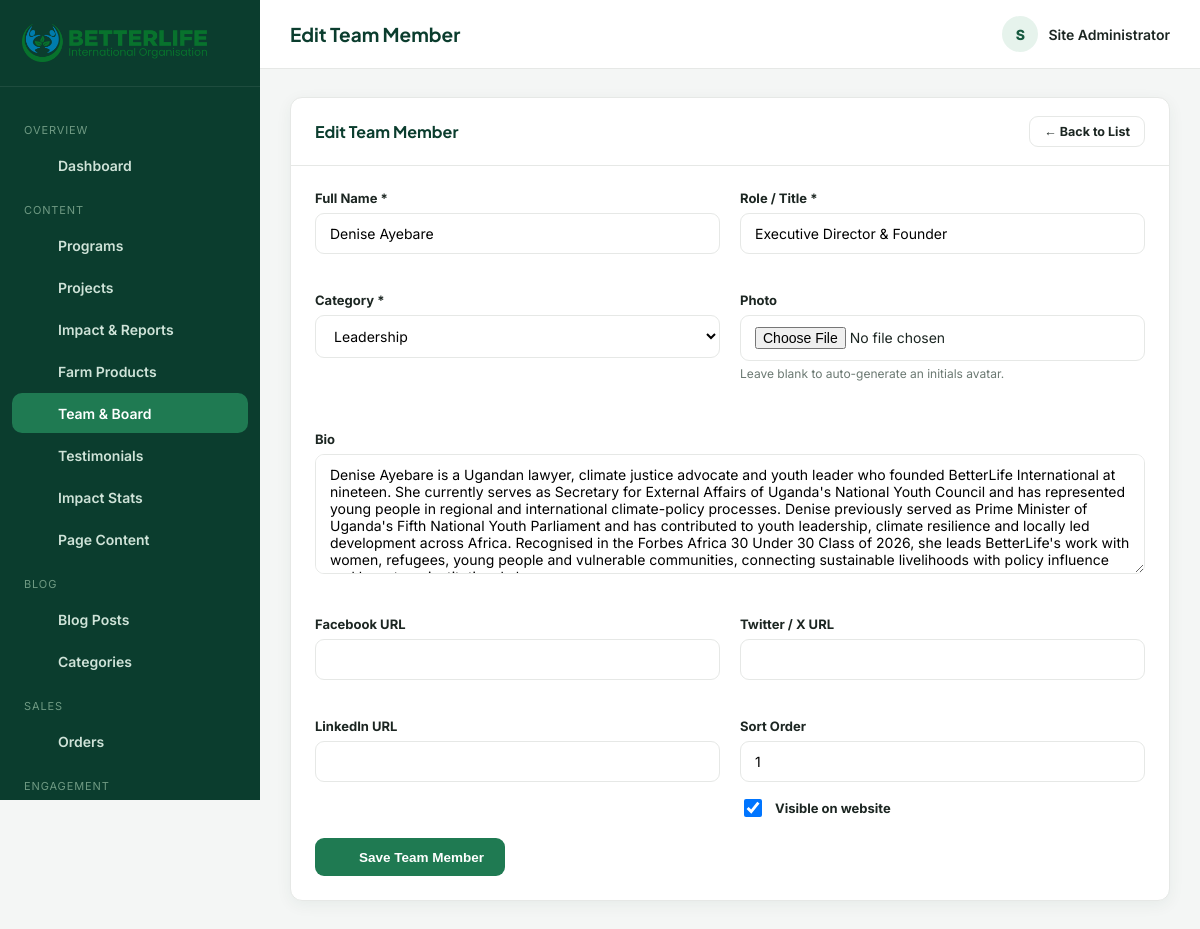
The app's page /admin/team.php?action=edit&id=1 (signed in), older data.
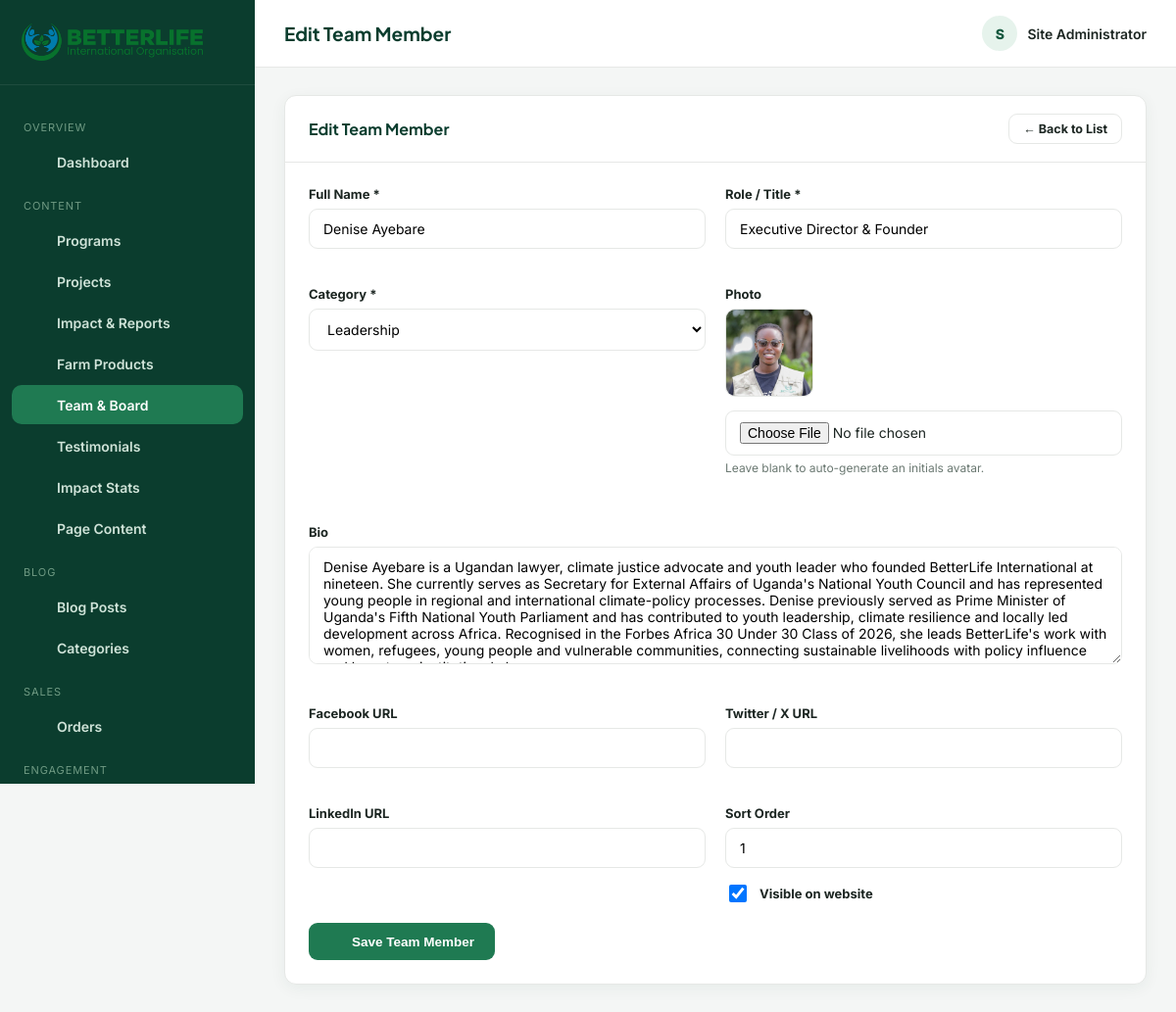
The same page, newer data.
### tables this page shows
CREATE TABLE team_members (
  id INT AUTO_INCREMENT PRIMARY KEY,
  name VARCHAR(150) NOT NULL,
  role VARCHAR(150) NOT NULL,
  category ENUM('leadership','staff','board','volunteer') DEFAULT 'staff',
  bio TEXT,
  photo VARCHAR(255),
  email VARCHAR(150),
  facebook VARCHAR(255),
  twitter VARCHAR(255),
  linkedin VARCHAR(255),
  sort_order INT DEFAULT 0,
  status TINYINT(1) DEFAULT 1,
  created_at TIMESTAMP DEFAULT CURRENT_TIMESTAMP
);

### admin/team.php (the view, shortened to what this page needs)
<?php
require_once __DIR__ . '/includes/auth.php';
$activeNav = 'team';
$action = $_GET['action'] ?? 'list';
$id = (int) ($_GET['id'] ?? 0);
$categories = ['leadership' => 'Leadership', 'staff' => 'Staff', 'board' => 'Board of Directors', 'volunteer' => 'Volunteer'];
$editing = null;
if (in_array($action, ['add', 'edit'], true)) {
    if ($action === 'edit') {
        $stmt = $pdo->prepare("SELECT * FROM team_members WHERE id = ?");
        $stmt->execute([$id]);
        $editing = $stmt->fetch();
    }
    $pageTitle = $action === 'edit' ? 'Edit Team Member' : 'Add Team Member';
    require __DIR__ . '/includes/header.php';
    ?>
    <div class="panel">
      <div class="panel-head"><h3><?= h($pageTitle) ?></h3><a href="<?= ADMIN_URL ?>/team.php" class="btn btn-outline btn-sm">← Back to List</a></div>
      <div class="panel-body">
        <form method="post" enctype="multipart/form-data">
          <div class="form-grid">
            <div class="form-group"><label>Full Name *</label><input type="text" name="name" class="form-control" required value="<?= h($editing['name'] ?? '') ?>"></div>
            <div class="form-group"><label>Role / Title *</label><input type="text" name="role" class="form-control" required value="<?= h($editing['role'] ?? '') ?>"></div>
            <div class="form-group">
              <label>Category *</label>
              <select name="category" class="form-control" required>
                <?php foreach ($categories as $key => $label): ?>
                  <option value="<?= $key ?>" <?= (($editing['category'] ?? 'staff') === $key) ? 'selected' : '' ?>><?= $label ?></option>
                <?php endforeach; ?>
              </select>
            </div>
            <div class="form-group">
              <label>Photo</label>
              <?php if (!empty($editing['photo'])): ?><img src="<?= asset_url($editing['photo']) ?>" class="current-image"><br><?php endif; ?>
              <input type="file" name="photo" class="form-control" accept="image/*">
              <p class="hint">Leave blank to auto-generate an initials avatar.</p>
            </div>
            <div class="form-group full"><label>Bio</label><textarea name="bio" class="form-control"><?= h($editing['bio'] ?? '') ?></textarea></div>
            <div class="form-group"><label>Facebook URL</label><input type="text" name="facebook" class="form-control" value="<?= h($editing['facebook'] ?? '') ?>"></div>
            <div class="form-group"><label>Twitter / X URL</label><input type="text" name="twitter" class="form-control" value="<?= h($editing['twitter'] ?? '') ?>"></div>
            <div class="form-group"><label>LinkedIn URL</label><input type="text" name="linkedin" class="form-control" value="<?= h($editing['linkedin'] ?? '') ?>"></div>
            <div class="form-group">
              <label>Sort Order</label>
              <input type="number" name="sort_order" class="form-control" value="<?= h($editing['sort_order'] ?? '0') ?>">
              <div class="checkbox-row" style="margin-top:14px;">
                <input type="checkbox" name="status" id="status" <?= (!isset($editing) || $editing['status']) ? 'checked' : '' ?>>
                <label for="status" style="margin:0;">Visible on website</label>
              </div>
            </div>
          </div>
          <button type="submit" class="btn btn-primary ico-text"><?= icon('save', 16) ?> Save Team Member</button>
        </form>
      </div>
    </div>
    <?php
    require __DIR__ . '/includes/footer.php';
    exit;
}
$pageTitle = 'Team & Board';
require __DIR__ . '/includes/header.php';
?>
<?php require __DIR__ . '/includes/footer.php'; ?>

### admin/includes/header.php (shortened to what this page needs)
<?php
$admin = current_admin();
$logo = setting($pdo, 'logo', 'assets/img/logo.png');
$navItems = [
  ['group' => 'Overview', 'items' => [
    ['key' => 'dashboard', 'label' => 'Dashboard', 'icon' => 'grid', 'href' => ADMIN_URL . '/index.php'],
  ]],
  ['group' => 'Content', 'items' => [
    ['key' => 'programs', 'label' => 'Programs', 'icon' => 'leaf', 'href' => ADMIN_URL . '/programs.php'],
    ['key' => 'projects', 'label' => 'Projects', 'icon' => 'box', 'href' => ADMIN_URL . '/projects.php'],
    ['key' => 'impact-reports', 'label' => 'Impact & Reports', 'icon' => 'trending-up', 'href' => ADMIN_URL . '/impact-reports.php'],
    ['key' => 'products', 'label' => 'Farm Products', 'icon' => 'shopping-bag', 'href' => ADMIN_URL . '/products.php'],
    ['key' => 'team', 'label' => 'Team & Board', 'icon' => 'users', 'href' => ADMIN_URL . '/team.php'],
    ['key' => 'testimonials', 'label' => 'Testimonials', 'icon' => 'message', 'href' => ADMIN_URL . '/testimonials.php'],
    ['key' => 'stats', 'label' => 'Impact Stats', 'icon' => 'trending-up', 'href' => ADMIN_URL . '/stats.php'],
    ['key' => 'content', 'label' => 'Page Content', 'icon' => 'file-text', 'href' => ADMIN_URL . '/content.php'],
  ]],
  ['group' => 'Blog', 'items' => [
    ['key' => 'blog', 'label' => 'Blog Posts', 'icon' => 'newspaper', 'href' => ADMIN_URL . '/blog.php'],
    ['key' => 'blog-categories', 'label' => 'Categories', 'icon' => 'tag', 'href' => ADMIN_URL . '/blog-categories.php'],
  ]],
  ['group' => 'Sales', 'items' => [
    ['key' => 'orders', 'label' => 'Orders', 'icon' => 'box', 'href' => ADMIN_URL . '/orders.php'],
  ]],
  ['group' => 'Engagement', 'items' => [
    ['key' => 'messages', 'label' => 'Messages', 'icon' => 'mail', 'href' => ADMIN_URL . '/messages.php'],
    ['key' => 'subscribers', 'label' => 'Subscribers', 'icon' => 'send', 'href' => ADMIN_URL . '/subscribers.php'],
  ]],
  ['group' => 'Site', 'items' => [
    ['key' => 'settings', 'label' => 'Site Settings', 'icon' => 'settings', 'href' => ADMIN_URL . '/settings.php'],
  ]],
];
?>
<!DOCTYPE html>
<html lang="en">
<head>
<link rel="stylesheet" href="<?= ADMIN_URL ?>/assets/css/admin.css?v=<?= @filemtime(__DIR__ . '/../assets/css/admin.css') ?: time() ?>">
</head>
<body>
<div class="admin-layout">
  <aside class="sidebar" id="adminSidebar">
    <div class="brand">
      <img src="<?= asset_url($logo) ?>" alt="Logo">
    </div>
    <nav>
      <?php foreach ($navItems as $group): ?>
        <div class="nav-label"><?= h($group['group']) ?></div>
        <?php foreach ($group['items'] as $item): ?>
          <a href="<?= $item['href'] ?>" class="nav-link <?= ($activeNav ?? '') === $item['key'] ? 'active' : '' ?>">
            <span class="ico"><?= icon($item['icon'], 18) ?></span> <?= h($item['label']) ?>
          </a>
        <?php endforeach; ?>
      <?php endforeach; ?>
    </nav>
  </aside>
  <div class="main">
    <div class="topbar-admin">
      <div style="display:flex;align-items:center;gap:14px;">
        <div>
          <h1><?= h($pageTitle ?? 'Dashboard') ?></h1>
        </div>
      </div>
      <div class="admin-user">
        <div class="av"><?= h(strtoupper(substr($admin['name'] ?? 'A', 0, 1))) ?></div>
        <span><?= h($admin['name'] ?? 'Admin') ?></span>
      </div>
    </div>
    <div class="content">

### includes/functions.php (shortened to what this page needs)
<?php
function settings_all(PDO $pdo): array
{
    static $cache = null;
    if ($cache === null) {
        $cache = [];
        foreach ($pdo->query('SELECT setting_key, setting_value FROM settings') as $row) {
            $cache[$row['setting_key']] = $row['setting_value'];
        }
    }
    return $cache;
}
function setting(PDO $pdo, string $key, string $default = ''): string
{
    $all = settings_all($pdo);
    return $all[$key] ?? $default;
}
function h(?string $value): string
{
    return htmlspecialchars($value ?? '', ENT_QUOTES, 'UTF-8');
}
function current_admin(): ?array
{
    return $_SESSION['admin'] ?? null;
}
function asset_url(?string $path): string
{
    return SITE_URL . '/' . ltrim($path, '/');
}
function icon(string $name, int $size = 20): string
{
    $d = $paths[$name] ?? $paths['leaf'];
    return '<svg width="' . $size . '" height="' . $size . '" viewBox="0 0 24 24" fill="none" stroke="currentColor" stroke-width="1.8" stroke-linecap="round" stroke-linejoin="round" aria-hidden="true">' . $d . '</svg>';
}

### admin/includes/footer.php (shortened to what this page needs)
    </div>
  </div>
</div>
</body>
</html>

### admin/assets/css/admin.css (style rules this page uses)
:root { --a-green-900: #0b3d2e; --a-green-700: #16593f; --a-green-600: #1f7a52; --a-green-100: #e6f3ec; --a-blue-700: #0e6788; --a-blue-600: #1583ab; --a-blue-100: #e5f5fb; --a-bg: #f4f6f5; --a-card: #ffffff; --a-border: #e6e8e6; --a-ink: #1c2622; --a-ink-soft: #6b7972; --a-radius: 12px; --a-shadow: 0 4px 16px rgba(11,61,46,.06); --a-danger: #d64545; --a-warn: #e2a72e; }
* { box-sizing: border-box; }
body { margin: 0; font-family: 'Inter', sans-serif; background: var(--a-bg); color: var(--a-ink); }
a { text-decoration: none; color: inherit; }
h1,h2,h3,h4 { font-family: 'Plus Jakarta Sans','Poppins',sans-serif; margin: 0 0 .4em; color: var(--a-green-900); }
img { max-width: 100%; }
.admin-layout { display: flex; min-height: 100vh; }
.sidebar { width: 260px; background: var(--a-green-900); color: #cfe3d8; flex-shrink: 0; position: sticky; top: 0; height: 100vh; overflow-y: auto; display: flex; flex-direction: column; }
.sidebar .brand { display: flex; align-items: center; gap: 10px; padding: 24px 22px; border-bottom: 1px solid rgba(255,255,255,.08); }
.sidebar .brand img { height: 38px; }
.sidebar nav { flex: 1; padding: 18px 12px; }
.sidebar .nav-label { font-size: 11px; text-transform: uppercase; letter-spacing: .08em; color: #6f9a83; margin: 18px 12px 8px; }
.sidebar a.nav-link { display: flex; align-items: center; gap: 12px; padding: 11px 14px; border-radius: 10px; font-size: 14px; font-weight: 600; color: #cfe3d8; margin-bottom: 2px; transition: background .15s; }
.sidebar a.nav-link .ico { width: 20px; text-align: center; }
.sidebar a.nav-link.active { background: var(--a-green-600); color: #fff; }
.main { flex: 1; min-width: 0; }
.topbar-admin { background: #fff; border-bottom: 1px solid var(--a-border); padding: 16px 30px; display: flex; align-items: center; justify-content: space-between; position: sticky; top: 0; z-index: 20; }
.topbar-admin h1 { font-size: 19px; margin: 0; }
.admin-user { display: flex; align-items: center; gap: 10px; font-size: 14px; font-weight: 600; }
.admin-user .av { width: 36px; height: 36px; border-radius: 50%; background: var(--a-green-100); color: var(--a-green-700); display: flex; align-items: center; justify-content: center; font-weight: 800; }
.content { padding: 28px 30px 60px; }
.panel { background: var(--a-card); border-radius: var(--a-radius); box-shadow: var(--a-shadow); border: 1px solid var(--a-border); margin-bottom: 26px; }
.panel-head { padding: 18px 24px; border-bottom: 1px solid var(--a-border); display: flex; align-items: center; justify-content: space-between; gap: 14px; flex-wrap: wrap; }
.panel-head h3 { font-size: 16px; margin: 0; }
.panel-body { padding: 24px; }
.btn { display: inline-flex; align-items: center; gap: 8px; padding: 10px 20px; border-radius: 9px; font-weight: 700; font-size: 13.5px; border: 1.5px solid transparent; cursor: pointer; transition: .15s; }
.btn-primary { background: var(--a-green-600); color: #fff; }
.btn-outline { background: #fff; border-color: var(--a-border); color: var(--a-ink); }
.btn-sm { padding: 7px 14px; font-size: 12.5px; }
.form-grid { display: grid; grid-template-columns: repeat(2, 1fr); gap: 20px; }
.form-group { margin-bottom: 18px; }
.form-group.full { grid-column: 1 / -1; }
.form-group label { display: block; font-weight: 700; font-size: 13px; margin-bottom: 7px; }
.form-group .hint { font-size: 12px; color: var(--a-ink-soft); margin-top: 5px; }
.form-control, select.form-control, textarea.form-control { width: 100%; padding: 11px 14px; border-radius: 9px; border: 1.5px solid var(--a-border); font-family: inherit; font-size: 14px; background: #fff; }
textarea.form-control { min-height: 120px; resize: vertical; }
.current-image { width: 90px; height: 90px; object-fit: cover; border-radius: 10px; margin-bottom: 10px; border: 1px solid var(--a-border); }
.checkbox-row { display: flex; align-items: center; gap: 10px; }
.checkbox-row input { width: 18px; height: 18px; }
.ico { display: inline-flex; align-items: center; justify-content: center; flex-shrink: 0; }
.ico-text { display: inline-flex; align-items: center; gap: 7px; }

Row changes from the older to the newer data that the page shows:
changed team_members "Denise Ayebare": photo: picture added
